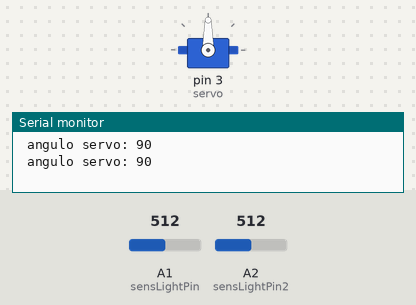
Recording of a sketch running on a simulated Arduino Uno, built with avr-gcc and run on an emulated ATmega328P. On the bench: servo, the last lines printed to the serial monitor. The test bench sets the inputs (shaded band); at power-on: A1 (sensLightPin) = 512, A2 (sensLightPin2) = 512.

Above: at 1.8 s.
1.9 s: A1 (sensLightPin) set to 716
At 3.2 s:
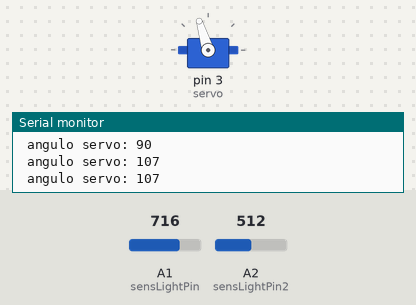
3.5 s: A2 (sensLightPin2) set to 306
At 5.0 s:
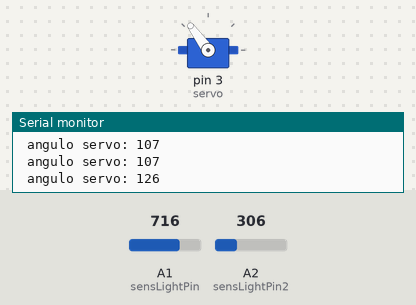
5.5 s: A1 (sensLightPin) set to 900
At 6.5 s:
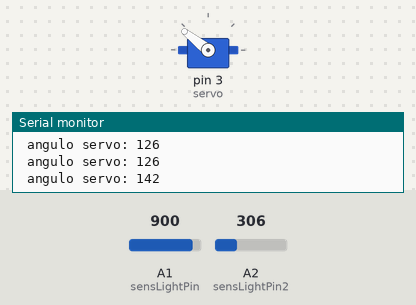
7.5 s: A2 (sensLightPin2) set to 0
At 9.2 s:
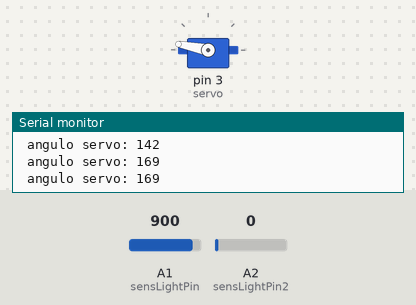
9.5 s: A1 (sensLightPin) set to 1023
At 10.9 s:
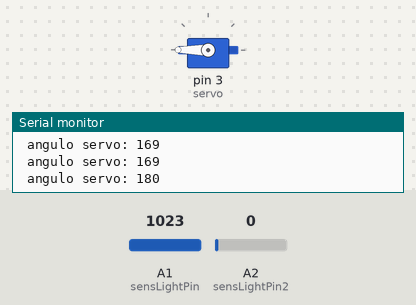
11.5 s: A1 (sensLightPin) set to 0
At 12.5 s:
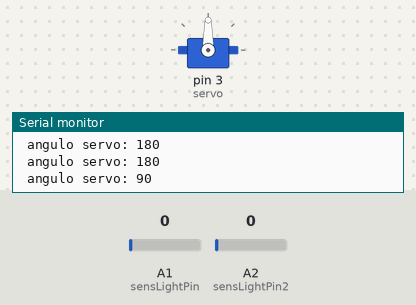
Timing chart, 0 to 14.5 s (numbered marks = the images above; inputs shaded):
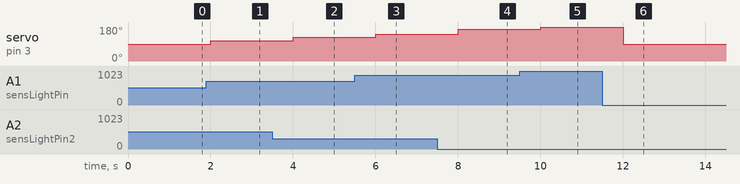

Measured:
- after the input at 1.9 s, servo on pin 3 (servo): 90° → 107° after 0.10 s
- after the input at 3.5 s, servo on pin 3 (servo): 107° → 126° after 0.50 s
- after the input at 5.5 s, servo on pin 3 (servo): 126° → 142° after 0.50 s
- after the input at 7.5 s, servo on pin 3 (servo): 142° → 169° after 0.51 s
- after the input at 9.5 s, servo on pin 3 (servo): 169° → 180° after 0.51 s
- after the input at 11.5 s, servo on pin 3 (servo): 180° → 90° after 0.51 s

The sketch:

girasol.ino
```cpp
#include <Servo.h>
Servo servo;
int posServo;

// LDR (light) Sensor
int sensLightPin = A1;
int sensLightPin2 = A2;

void setup() {
  Serial.begin(9600);
  servo.attach(3);
  pinMode(sensLightPin, INPUT);
  pinMode(sensLightPin2, INPUT);
}

void loop() {
  int sensLight = analogRead(sensLightPin);
  int sensLight2 = analogRead(sensLightPin2);

  int posServo = map(sensLight - sensLight2, -1023, 1023, 0, 180);
  posServo = constrain(posServo, 0, 180);

  servo.write(posServo);

  Serial.print(" angulo servo: ");
  Serial.println(posServo);

  delay(1000);

  /*Serial.print("Luz:");
  Serial.println(sensLight);


  Serial.print("Luz2:");
  Serial.println(sensLight2);*/

}
```
